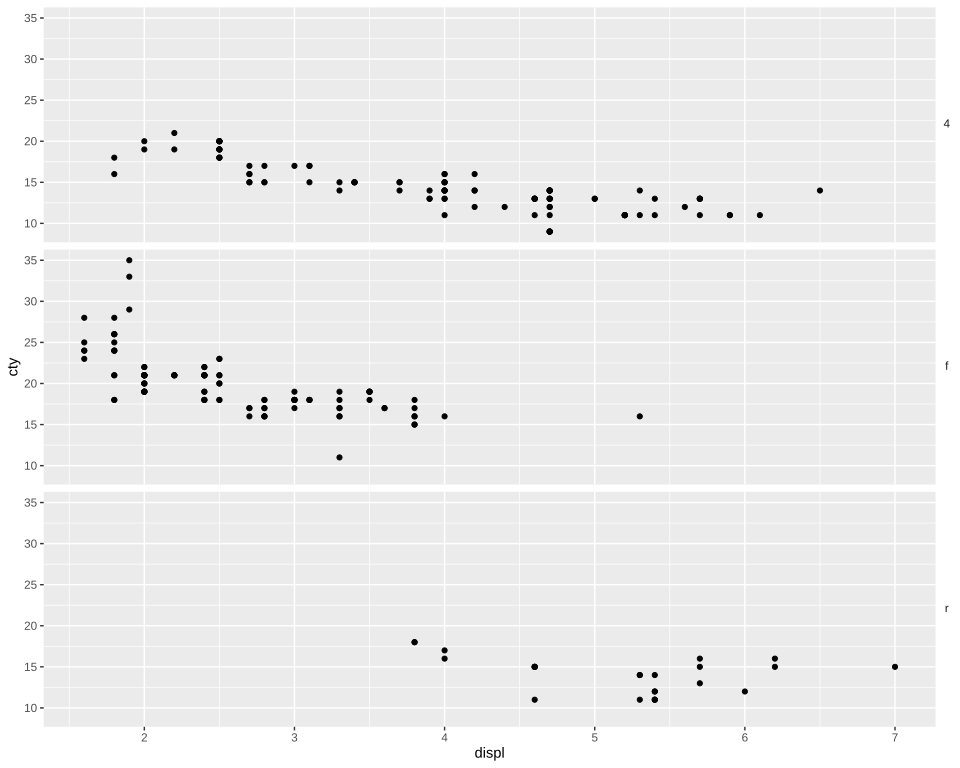

Write the R code that produced this figure.
# The plot test/golden/theme_text_strip_y.svg draws, drawn by ggplot2 itself, as ggplot2's own visual
# tests draw their snapshots: the independent check on that golden whenever it changes. The suite
# never runs this; it needs R, ggplot2 and vdiffr, saved as the Docker image giggly-r:ggplot2-4.0.3.
# From the repository's root:
#
#   docker run --rm -v "$PWD/test/golden":/golden:ro giggly-r:ggplot2-4.0.3 \
#     Rscript /golden/theme_text_strip_y.R > theme_text_strip_y.ggplot2.svg
#
# and compare the two drawings element by element, as test/golden/point.R describes.
#
# mpg's city mileage against engine size in a row of panels per drive train, the strips right of
# them with their text level, a margin of 1, 2, 3 and 6 points round it, and no background.
#
# First checked with ggplot2 4.0.3 and vdiffr 1.0.9: every element matches, in order, and every
# clip path matches.

library(ggplot2)

plot <- ggplot(mpg, aes(displ, cty)) +
  geom_point() +
  facet_grid(drv ~ .) +
  theme_gray() +
  theme(
    strip.text.y = element_text(angle = 0, margin = margin(1, 2, 3, 6)),
    strip.background.y = element_blank()
  )

file <- tempfile(fileext = ".svg")
vdiffr::write_svg(plot, file)
cat(readLines(file), sep = "\n")
